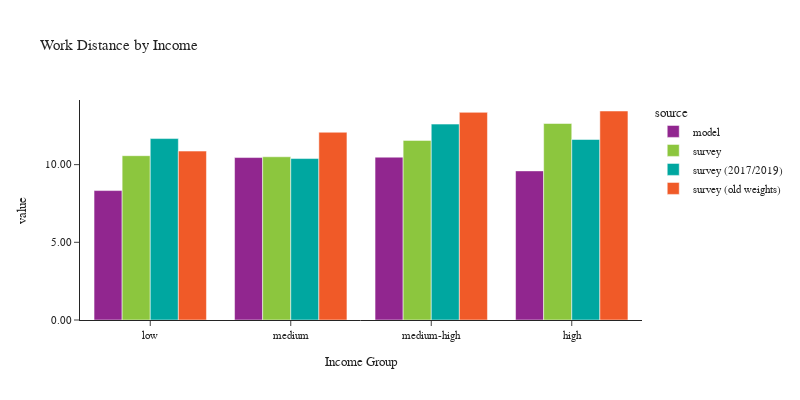

The notebook cell this image was saved under:
### Code cell
plot_work_location(df_workers, 'hhincome_group', 'Income', 'Income Group')

### Figure 1 — Plotly figure (JSON) as saved in the notebook; plotly's stock layout.template omitted (floating-point values rounded to 4 significant figures)
{"data": [{"alignmentgroup": "True", "customdata": [[132292], [255665], [356329], [439762]], "hovertemplate": "source=model<br>hhincome_group=%{x}<br>value=%{y}<br>sample count=%{customdata[0]}<extra></extra>", "legendgroup": "model", "marker": {"color": "#91268F", "pattern": {"shape": ""}}, "name": "model", "offsetgroup": "model", "orientation": "v", "showlegend": true, "textposition": "auto", "type": "bar", "x": ["low", "medium", "medium-high", "high"], "xaxis": "x", "y": [8.33, 10.46, 10.48, 9.597], "yaxis": "y"}, {"alignmentgroup": "True", "customdata": [[672], [626], [920], [605]], "hovertemplate": "source=survey<br>hhincome_group=%{x}<br>value=%{y}<br>sample count=%{customdata[0]}<extra></extra>", "legendgroup": "survey", "marker": {"color": "#8CC63E", "pattern": {"shape": ""}}, "name": "survey", "offsetgroup": "survey", "orientation": "v", "showlegend": true, "textposition": "auto", "type": "bar", "x": ["low", "medium", "medium-high", "high"], "xaxis": "x", "y": [10.58, 10.5, 11.56, 12.65], "yaxis": "y"}, {"alignmentgroup": "True", "customdata": [[614], [586], [895], [597]], "hovertemplate": "source=survey (2017/2019)<br>hhincome_group=%{x}<br>value=%{y}<br>sample count=%{customdata[0]}<extra></extra>", "legendgroup": "survey (2017/2019)", "marker": {"color": "#00A7A0", "pattern": {"shape": ""}}, "name": "survey (2017/2019)", "offsetgroup": "survey (2017/2019)", "orientation": "v", "showlegend": true, "textposition": "auto", "type": "bar", "x": ["low", "medium", "medium-high", "high"], "xaxis": "x", "y": [11.68, 10.39, 12.61, 11.62], "yaxis": "y"}, {"alignmentgroup": "True", "customdata": [[1458], [1651], [2030], [831]], "hovertemplate": "source=survey (old weights)<br>hhincome_group=%{x}<br>value=%{y}<br>sample count=%{customdata[0]}<extra></extra>", "legendgroup": "survey (old weights)", "marker": {"color": "#F05A28", "pattern": {"shape": ""}}, "name": "survey (old weights)", "offsetgroup": "survey (old weights)", "orientation": "v", "showlegend": true, "textposition": "auto", "type": "bar", "x": ["low", "medium", "medium-high", "high"], "xaxis": "x", "y": [10.87, 12.08, 13.36, 13.45], "yaxis": "y"}], "layout": {"barmode": "group", "font": {"size": 11}, "height": 400, "legend": {"title": {"text": "source"}, "tracegroupgap": 0}, "title": {"text": "Work Distance by Income"}, "width": 800, "xaxis": {"anchor": "y", "domain": [0.0, 1.0], "title": {"text": "Income Group"}}, "yaxis": {"anchor": "x", "domain": [0.0, 1.0], "tickformat": ".2f", "title": {"text": "value"}}}}
